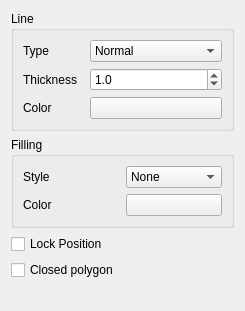
<?xml version="1.0" encoding="UTF-8"?>
<ui version="4.0">
 <class>ShapeGraphicsItemPropertiesWidget</class>
 <widget class="QWidget" name="ShapeGraphicsItemPropertiesWidget">
  <property name="geometry">
   <rect>
    <x>0</x>
    <y>0</y>
    <width>245</width>
    <height>311</height>
   </rect>
  </property>
  <property name="windowTitle">
   <string>Properties cross references</string>
  </property>
  <layout class="QVBoxLayout" name="verticalLayout">
   <item>
    <widget class="QGroupBox" name="groupBox">
     <property name="title">
      <string>Line</string>
     </property>
     <layout class="QGridLayout" name="gridLayout_2">
      <item row="0" column="0">
       <widget class="QLabel" name="label">
        <property name="text">
         <string>Type</string>
        </property>
       </widget>
      </item>
      <item row="1" column="0">
       <widget class="QLabel" name="label_2">
        <property name="text">
         <string>Thickness</string>
        </property>
       </widget>
      </item>
      <item row="2" column="0">
       <widget class="QLabel" name="label_3">
        <property name="text">
         <string>Color</string>
        </property>
       </widget>
      </item>
      <item row="2" column="1">
       <widget class="KColorButton" name="m_color_kpb"/>
      </item>
      <item row="1" column="1">
       <widget class="QDoubleSpinBox" name="m_size_dsb">
        <property name="maximumSize">
         <size>
          <width>16777212</width>
          <height>16777215</height>
         </size>
        </property>
        <property name="buttonSymbols">
         <enum>QAbstractSpinBox::UpDownArrows</enum>
        </property>
        <property name="accelerated">
         <bool>true</bool>
        </property>
        <property name="correctionMode">
         <enum>QAbstractSpinBox::CorrectToNearestValue</enum>
        </property>
        <property name="decimals">
         <number>1</number>
        </property>
        <property name="minimum">
         <double>0.200000000000000</double>
        </property>
        <property name="maximum">
         <double>50.000000000000000</double>
        </property>
        <property name="singleStep">
         <double>0.200000000000000</double>
        </property>
        <property name="value">
         <double>1.000000000000000</double>
        </property>
       </widget>
      </item>
      <item row="0" column="1">
       <widget class="QComboBox" name="m_style_cb">
        <item>
         <property name="text">
          <string>Normal</string>
         </property>
        </item>
        <item>
         <property name="text">
          <string>Dashed</string>
         </property>
        </item>
        <item>
         <property name="text">
          <string>Dotted</string>
         </property>
        </item>
        <item>
         <property name="text">
          <string>Dots &amp; dashes</string>
         </property>
        </item>
        <item>
         <property name="text">
          <string>Lines points points</string>
         </property>
        </item>
        <item>
         <property name="text">
          <string>Dashed custom</string>
         </property>
        </item>
       </widget>
      </item>
     </layout>
    </widget>
   </item>
   <item>
    <widget class="QGroupBox" name="m_filling_gb">
     <property name="title">
      <string>Filling</string>
     </property>
     <layout class="QGridLayout" name="gridLayout">
      <item row="0" column="1">
       <widget class="QComboBox" name="m_brush_style_cb">
        <item>
         <property name="text">
          <string>None</string>
         </property>
        </item>
        <item>
         <property name="text">
          <string>Solid line</string>
         </property>
        </item>
        <item>
         <property name="text">
          <string>Tonsité 1</string>
         </property>
        </item>
        <item>
         <property name="text">
          <string>Tonsité 2</string>
         </property>
        </item>
        <item>
         <property name="text">
          <string>Tonsité 3</string>
         </property>
        </item>
        <item>
         <property name="text">
          <string>Tonsité 4</string>
         </property>
        </item>
        <item>
         <property name="text">
          <string>Tonsité 5</string>
         </property>
        </item>
        <item>
         <property name="text">
          <string>Tonsité 6</string>
         </property>
        </item>
        <item>
         <property name="text">
          <string>Tonsité 7</string>
         </property>
        </item>
        <item>
         <property name="text">
          <string>Horizontal</string>
         </property>
        </item>
        <item>
         <property name="text">
          <string>Vertical</string>
         </property>
        </item>
        <item>
         <property name="text">
          <string>Cross</string>
         </property>
        </item>
        <item>
         <property name="text">
          <string>BDiag</string>
         </property>
        </item>
        <item>
         <property name="text">
          <string>FDiag</string>
         </property>
        </item>
        <item>
         <property name="text">
          <string>CrossDiag</string>
         </property>
        </item>
       </widget>
      </item>
      <item row="0" column="0">
       <widget class="QLabel" name="label_4">
        <property name="text">
         <string>Style</string>
        </property>
       </widget>
      </item>
      <item row="1" column="0">
       <widget class="QLabel" name="label_5">
        <property name="text">
         <string>Color</string>
        </property>
       </widget>
      </item>
      <item row="1" column="1">
       <widget class="KColorButton" name="m_brush_color_kpb"/>
      </item>
     </layout>
    </widget>
   </item>
   <item>
    <widget class="QCheckBox" name="m_lock_pos_cb">
     <property name="text">
      <string>Lock Position</string>
     </property>
    </widget>
   </item>
   <item>
    <widget class="QCheckBox" name="m_close_polygon">
     <property name="text">
      <string>Closed polygon</string>
     </property>
    </widget>
   </item>
   <item>
    <spacer name="verticalSpacer">
     <property name="orientation">
      <enum>Qt::Vertical</enum>
     </property>
     <property name="sizeHint" stdset="0">
      <size>
       <width>20</width>
       <height>40</height>
      </size>
     </property>
    </spacer>
   </item>
  </layout>
 </widget>
 <customwidgets>
  <customwidget>
   <class>KColorButton</class>
   <extends>QPushButton</extends>
   <header>kcolorbutton.h</header>
  </customwidget>
 </customwidgets>
 <tabstops>
  <tabstop>m_style_cb</tabstop>
  <tabstop>m_size_dsb</tabstop>
  <tabstop>m_color_kpb</tabstop>
  <tabstop>m_brush_style_cb</tabstop>
  <tabstop>m_brush_color_kpb</tabstop>
  <tabstop>m_lock_pos_cb</tabstop>
  <tabstop>m_close_polygon</tabstop>
 </tabstops>
 <resources/>
 <connections/>
</ui>
